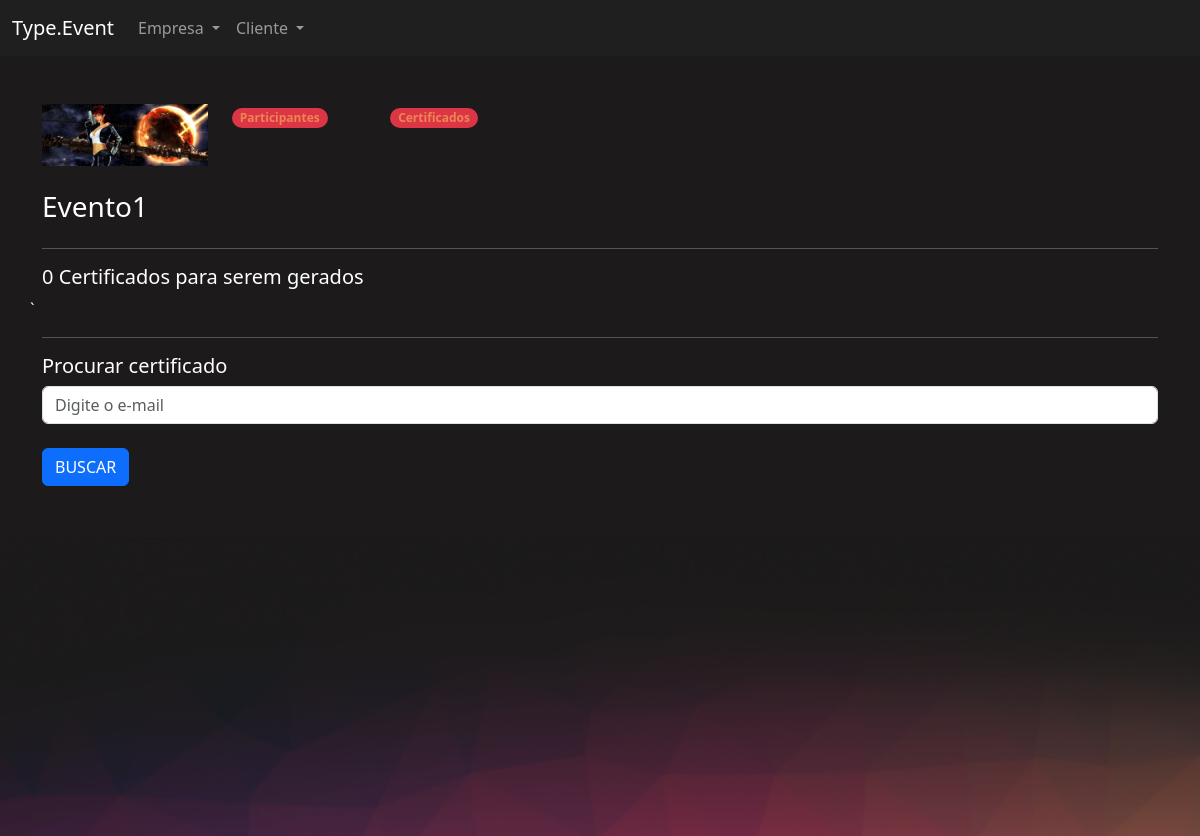
Screenshot of /eventos/certificados_evento/7/ (signed in) with the database file from the repository.
### eventos/models.py (models this page shows, shortened)
class Evento(models.Model):
    criador = models.ForeignKey(User, on_delete=models.DO_NOTHING, null  =True, blank=True)
    nome = models.CharField(max_length=200)
    descricao = models.TextField()
    data_inicio = models.DateField()
    data_termino = models.DateField()
    carga_horaria = models.IntegerField()
    logo = models.ImageField(upload_to="logos")
    participantes = models.ManyToManyField(User, related_name="evento_participantes", blank=True, null=True)
    cor_principal = models.CharField(max_length=7)
    cor_secundaria = models.CharField(max_length=7)
    cor_fundo = models.CharField(max_length=7)

### eventos/views.py (the view)
# urls.py: path('certificados_evento/<int:id>/', views.certificados_evento, name="certificados_evento"),
def certificados_evento(request, id):
    evento = get_object_or_404(Evento, id=id)
    if not evento.criador == request.user:
        raise Http404('Esse evento não é seu')
    if request.method == "GET":
        qtd_certificados = evento.participantes.all().count() - Certificado.objects.filter(evento=evento).count()
        return render(request, 'certificados_evento.html', {'evento': evento, 'qtd_certificados': qtd_certificados})

### eventos/templates/certificados_evento.html (shortened to what this page needs)
{% extends "bases/base_evento.html" %}
{% load static %}
{% block 'importacoes' %}
    <link href="{% static 'evento/css/gerenciar_evento.css' %}" rel="stylesheet">
{% endblock %}
{% block 'conteudo' %}
    <div class="container">
        <br>
        <br>
        <div class="row">
            <div class="col-md-2">
                <img width="100%" src="/media/{{evento.logo}}">
                <br>
                <br>
                <h3>{{evento.nome}}</h3>
            </div>
            <div class="col-md">
                <div class="row">
                    <div class="col-md-2">
                        <span class="badge rounded-pill text-bg-danger"><a class="link" href="{% url 'participantes_evento' evento.id %}">Participantes</a></span>
                    </div>
                    <div class="col-md-2">
                        <span class="badge rounded-pill text-bg-danger"><a class="link" href="{% url 'certificados_evento' evento.id %}">Certificados</a></span>
                    </div>
                </div>
            </div>
        </div>
        <hr>
        <div class="row">
            <h5>{{qtd_certificados}} Certificados para serem gerados</h5>
                `
        </div>
        <hr>
        <div class="row">
            <h5>Procurar certificado</h5>
            <br>
            <form action="{% url 'procurar_certificado' evento.id %}" method="POST">
                <input type="email" class="form-control" placeholder="Digite o e-mail" name="email">{% csrf_token %}
                <br>
                <input type="submit" value="BUSCAR" class="btn btn-primary">
            </form>
        </div>
    </div>
{% endblock %}

### templates/static/geral/css/base.css (style rules this page uses)
body { color: white !important; }
:root { --main-color: #201F1F; --dark-color: #1C1A1A; --contrast-color: #BE375F; --differential-color: #ED8554; }

### templates/static/evento/css/evento.css (style rules this page uses)
body { background-color: #1C1A1A; }

### templates/static/usuarios/css/usuarios.css (style rules this page uses)
.link { color: var(--differential-color); text-decoration: none; }

### rows the page displays
Evento: logo (picture), nome "Evento1"

### other values shown
{{ qtd_certificados }} "0"
